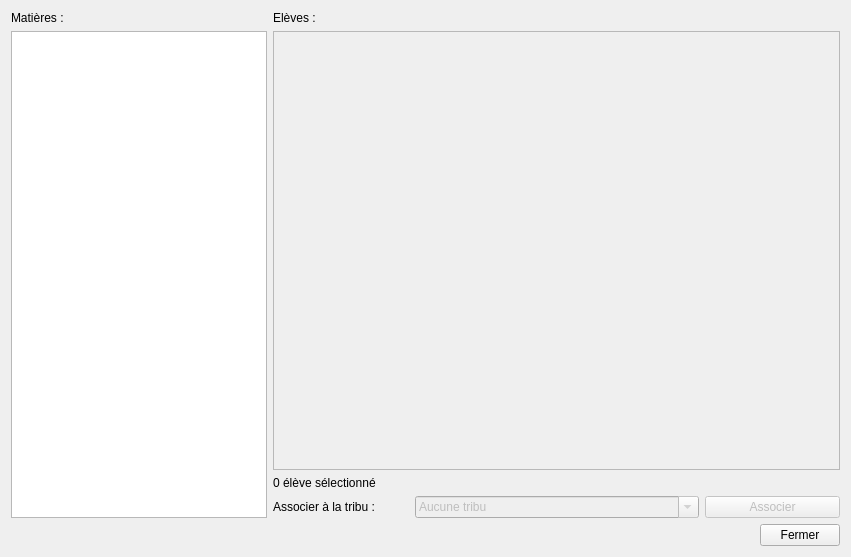
<?xml version="1.0" encoding="UTF-8"?>
<ui version="4.0">
 <class>TribesManager</class>
 <widget class="QDialog" name="TribesManager">
  <property name="windowModality">
   <enum>Qt::WindowModal</enum>
  </property>
  <property name="geometry">
   <rect>
    <x>0</x>
    <y>0</y>
    <width>851</width>
    <height>557</height>
   </rect>
  </property>
  <property name="windowTitle">
   <string>Tribus de kholles</string>
  </property>
  <layout class="QVBoxLayout" name="verticalLayout">
   <item>
    <layout class="QHBoxLayout" name="horizontalLayout">
     <item>
      <layout class="QVBoxLayout" name="verticalLayout_3">
       <item>
        <widget class="QLabel" name="label">
         <property name="text">
          <string>Matières :</string>
         </property>
        </widget>
       </item>
       <item>
        <widget class="QListWidget" name="list_subjects">
         <property name="sizePolicy">
          <sizepolicy hsizetype="Preferred" vsizetype="Expanding">
           <horstretch>0</horstretch>
           <verstretch>0</verstretch>
          </sizepolicy>
         </property>
         <property name="editTriggers">
          <set>QAbstractItemView::NoEditTriggers</set>
         </property>
        </widget>
       </item>
      </layout>
     </item>
     <item>
      <layout class="QVBoxLayout" name="verticalLayout_2">
       <item>
        <widget class="QLabel" name="label_2">
         <property name="text">
          <string>Elèves :</string>
         </property>
        </widget>
       </item>
       <item>
        <widget class="QListWidget" name="list_students">
         <property name="enabled">
          <bool>false</bool>
         </property>
         <property name="sizePolicy">
          <sizepolicy hsizetype="Expanding" vsizetype="Expanding">
           <horstretch>0</horstretch>
           <verstretch>0</verstretch>
          </sizepolicy>
         </property>
         <property name="editTriggers">
          <set>QAbstractItemView::NoEditTriggers</set>
         </property>
         <property name="selectionMode">
          <enum>QAbstractItemView::MultiSelection</enum>
         </property>
        </widget>
       </item>
       <item>
        <widget class="QLabel" name="student_no">
         <property name="text">
          <string>0 élève sélectionné</string>
         </property>
        </widget>
       </item>
       <item>
        <layout class="QHBoxLayout" name="horizontalLayout_3">
         <item>
          <widget class="QLabel" name="label_3">
           <property name="text">
            <string>Associer à la tribu : </string>
           </property>
          </widget>
         </item>
         <item>
          <widget class="QComboBox" name="tribe_name">
           <property name="enabled">
            <bool>false</bool>
           </property>
           <property name="editable">
            <bool>true</bool>
           </property>
           <item>
            <property name="text">
             <string>Aucune tribu</string>
            </property>
           </item>
           <item>
            <property name="text">
             <string>Taper le nom d'une nouvelle tribu pour la créer</string>
            </property>
           </item>
          </widget>
         </item>
         <item>
          <widget class="QPushButton" name="btn_associate">
           <property name="enabled">
            <bool>false</bool>
           </property>
           <property name="text">
            <string>Associer</string>
           </property>
          </widget>
         </item>
        </layout>
       </item>
      </layout>
     </item>
    </layout>
   </item>
   <item>
    <layout class="QHBoxLayout" name="horizontalLayout_2">
     <item>
      <spacer name="horizontalSpacer">
       <property name="orientation">
        <enum>Qt::Horizontal</enum>
       </property>
       <property name="sizeHint" stdset="0">
        <size>
         <width>40</width>
         <height>20</height>
        </size>
       </property>
      </spacer>
     </item>
     <item>
      <widget class="QPushButton" name="btn_close">
       <property name="text">
        <string>Fermer</string>
       </property>
      </widget>
     </item>
    </layout>
   </item>
  </layout>
 </widget>
 <resources/>
 <connections>
  <connection>
   <sender>btn_close</sender>
   <signal>clicked()</signal>
   <receiver>TribesManager</receiver>
   <slot>accept()</slot>
   <hints>
    <hint type="sourcelabel">
     <x>648</x>
     <y>534</y>
    </hint>
    <hint type="destinationlabel">
     <x>546</x>
     <y>530</y>
    </hint>
   </hints>
  </connection>
 </connections>
</ui>
